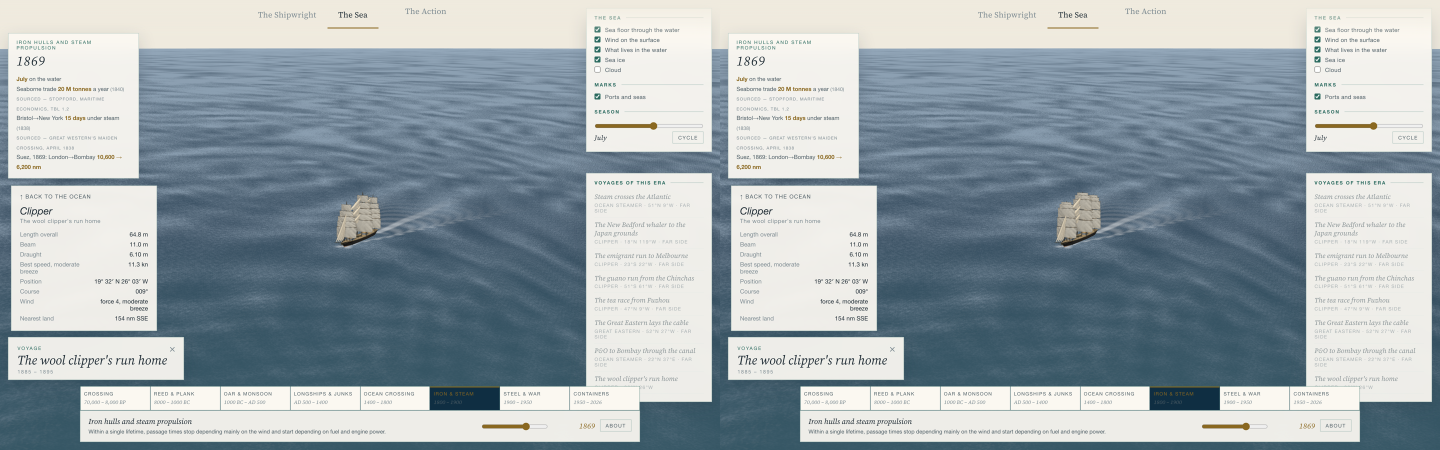
#> input picture build/staging/r316/pair-aboard-clipper.png, 2880 x 900 px, given in place of pair-aboard-clipper.png.png, which was not available (shown at 1/2 size)
$ python r316_pair.py pair-aboard-clipper.png pair-aboard.png
#> lines starting #> are read from the running program, lines starting #| are printed output that depends on the picture; after the words box and inside, x2 and y2 are one past the last pixel; in counts of white or black regions, pixels touching at a corner belong together
import sys
from PIL import Image, ImageChops
n, src = sys.argv[1], sys.argv[2]
a=Image.open(f'/Users/augustgweon/Ships/Research/baselines/frames/{n}.png').convert('RGB'); b=Image.open(f'{src}/{n}.png').convert('RGB')
#> further down, a is the input picture: PIL image 2880x900 RGB; mean R, G, B 156.7, 168.1, 173.8
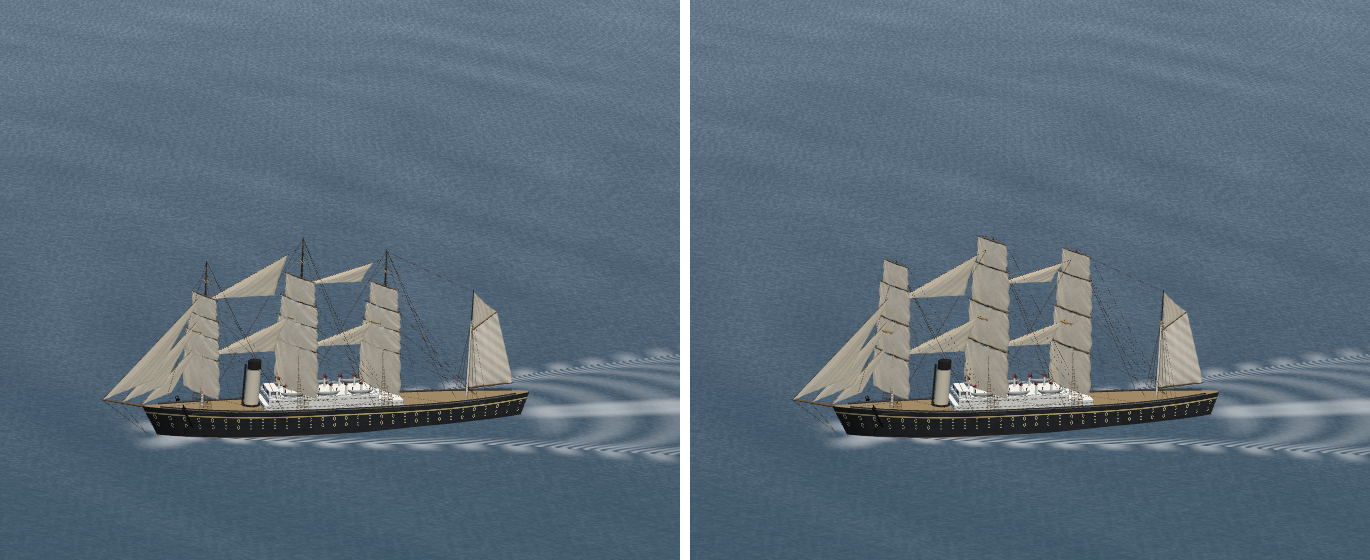
#> input picture build/staging/r316/pair-aboard.png, 1370 x 560 px, given in place of pair-aboard-clipper.png.png, which was not available
#> further down, b is the input picture: PIL image 1370x560 RGB; mean R, G, B 91, 108.6, 122.8
d=ImageChops.difference(a,b).convert('L').point(lambda v:255 if v>8 else 0); bb=d.getbbox(); print(n, bb)
#> after `d = ImageChops.difference(a, b).convert('L').point(lambda v: 255 if v `:
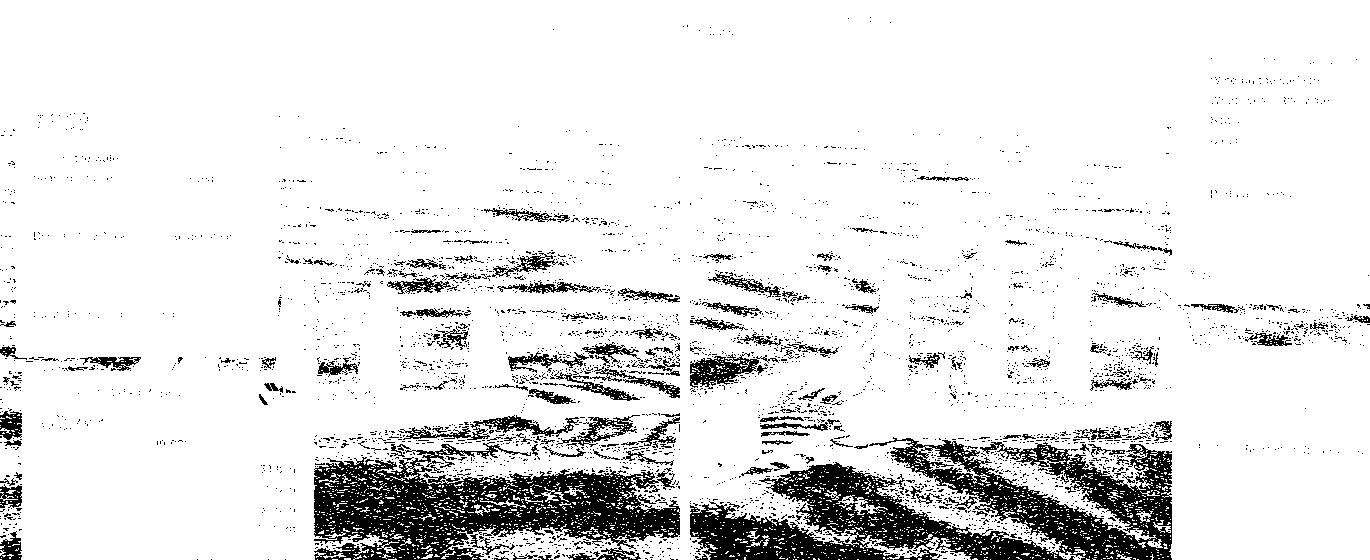
#> d: PIL image 1370x560 L; 89.6% white; 4050 black regions (3873 under 20 px), largest, box (x1, y1, x2, y2) and area: (690, 437, 1172, 560) 28277, (314, 442, 680, 560) 21977, (690, 353, 779, 389) 1324
#> after `bb = d.getbbox()`: bb = (0, 0, 1370, 560)
#| pair-aboard-clipper.png (0, 0, 1370, 560)
x0,y0,x1,y1=bb; pad=80; box=(max(0,x0-pad),max(0,y0-pad),min(a.size[0],x1+pad),min(a.size[1],y1+pad))
#> after `x0, y0, x1, y1 = bb`: x0 = 0; y0 = 0; x1 = 1370; y1 = 560
#> after `box = (max(0, x0 - pad), max(0, y0 - pad), min(a.size[0], x1 + pad), m`: box = (0, 0, 1450, 640)
A=a.crop(box);B=b.crop(box);w,h=A.size;p=Image.new('RGB',(w*2+10,h),'white');p.paste(A,(0,0));p.paste(B,(w+10,0))
#> after `A = a.crop(box)`:
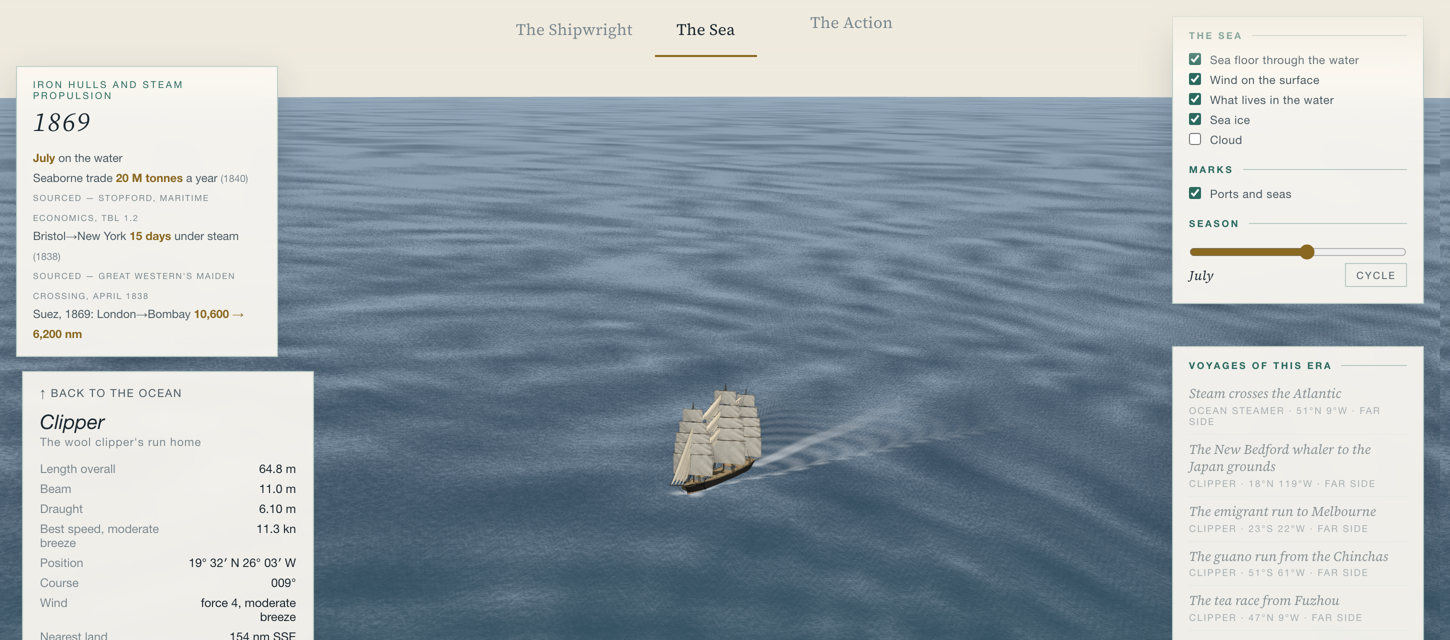
#> A: PIL image 1450x640 RGB; mean R, G, B 159.6, 170.1, 176.3
#> after `B = b.crop(box)`:
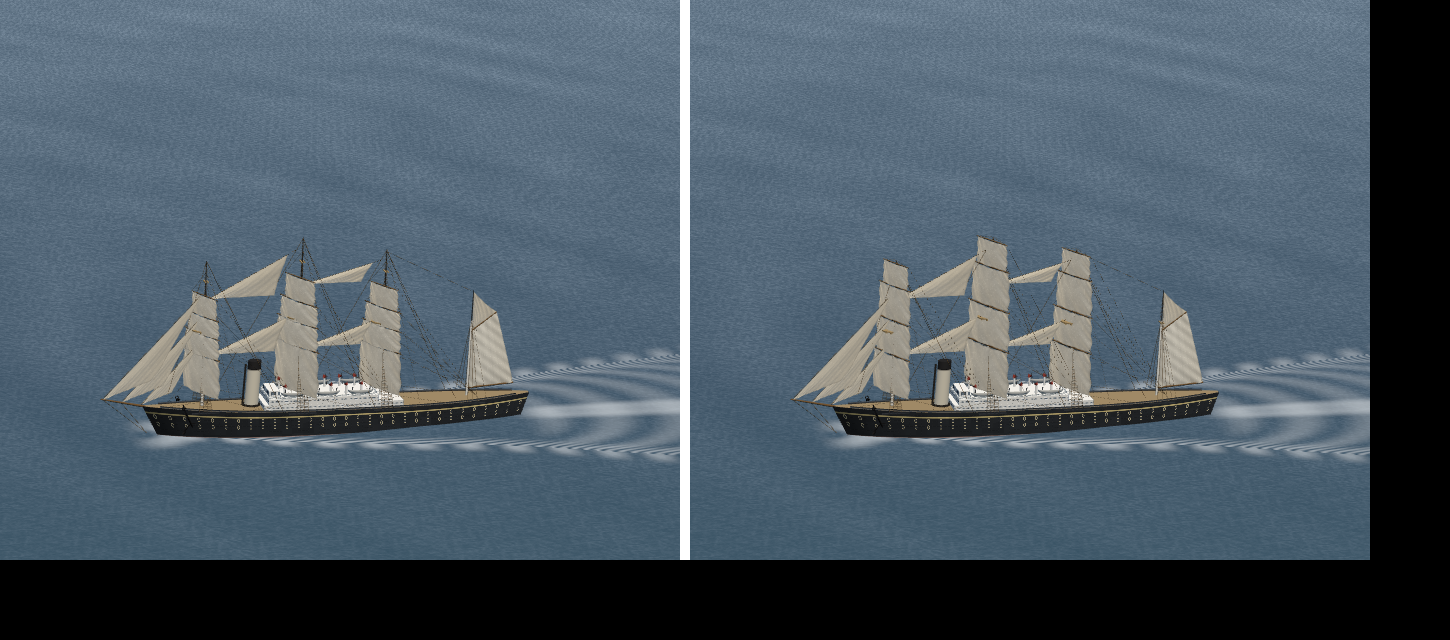
#> B: PIL image 1450x640 RGB; mean R, G, B 75.3, 89.7, 101.5
#> after `w, h = A.size`: w = 1450; h = 640
#> after `p = Image.new('RGB', (w * 2 + 10, h), 'white')`: p: PIL image 2910x640 RGB; every value is 255
#> after `p.paste(A, (0, 0))`:
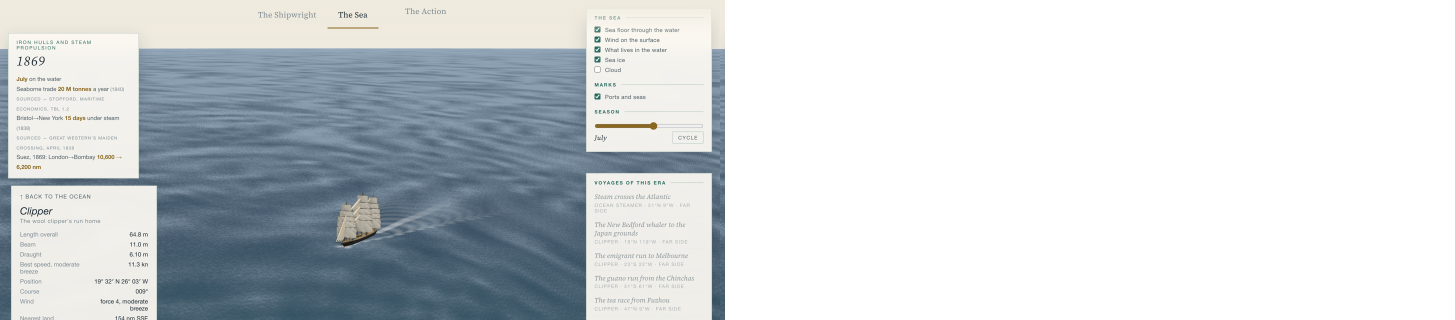
#> p: PIL image 2910x640 RGB (shown at 1/2 size); mean R, G, B 207.5, 212.7, 215.8
#> after `p.paste(B, (w + 10, 0))`:
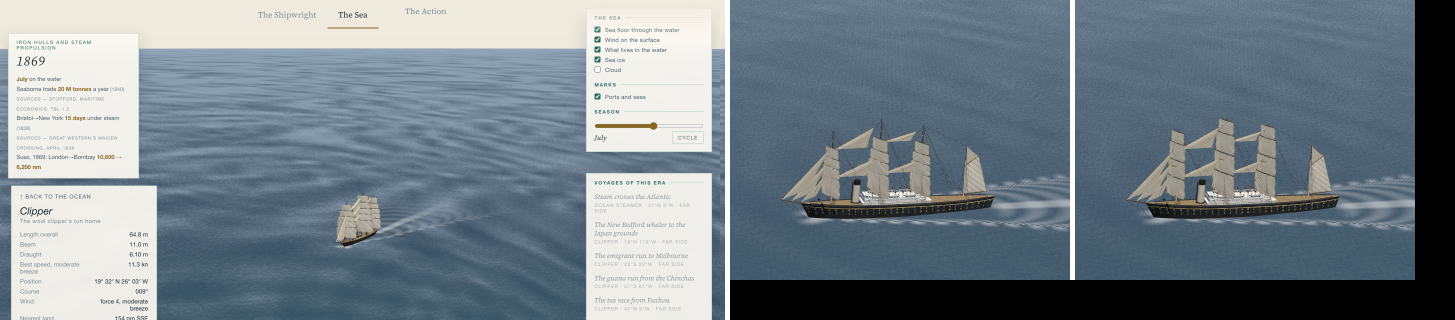
#> p: PIL image 2910x640 RGB (shown at 1/2 size); mean R, G, B 117.9, 130.3, 139.3
s=min(1.0, 1800/p.size[0]); p.resize((int(p.size[0]*s),int(p.size[1]*s))).save(f'pair-{n}.png')
#> after `s = min(1.0, 1800 / p.size[0])`: s = 0.619
#> after `s = min(1.0, 1800 / p.size[0])`:
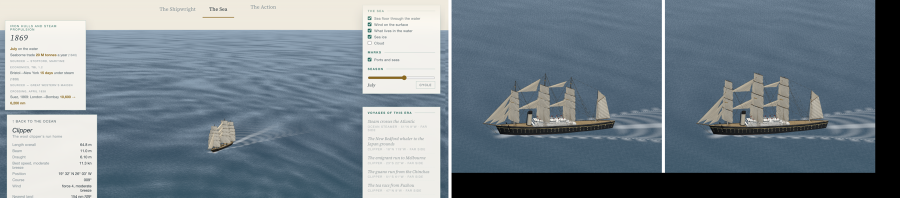
#> saved as pair-pair-aboard-clipper.png.png: PIL image 1800x395 RGB (shown at 1/2 size); mean R, G, B 117.9, 130.3, 139.3
